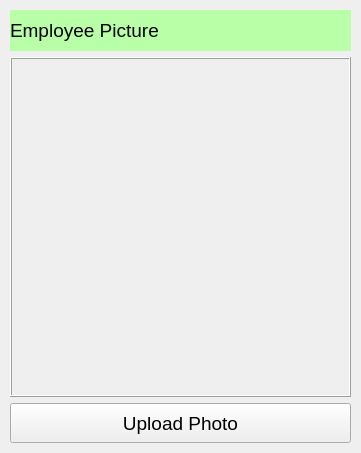
    <widget class="QWidget" name="verticalLayoutWidget">
     <property name="geometry">
      <rect>
       <x>2640</x>
       <y>130</y>
       <width>361</width>
       <height>453</height>
      </rect>
     </property>
     <layout class="QVBoxLayout" name="verticalLayout" stretch="0,0,0">
      <property name="leftMargin">
       <number>10</number>
      </property>
      <property name="topMargin">
       <number>10</number>
      </property>
      <property name="rightMargin">
       <number>10</number>
      </property>
      <property name="bottomMargin">
       <number>10</number>
      </property>
      <item>
       <widget class="QLabel" name="label">
        <property name="sizePolicy">
         <sizepolicy hsizetype="Fixed" vsizetype="Fixed">
          <horstretch>0</horstretch>
          <verstretch>0</verstretch>
         </sizepolicy>
        </property>
        <property name="minimumSize">
         <size>
          <width>340</width>
          <height>40</height>
         </size>
        </property>
        <property name="maximumSize">
         <size>
          <width>341</width>
          <height>41</height>
         </size>
        </property>
        <property name="font">
         <font>
          <pointsize>14</pointsize>
         </font>
        </property>
        <property name="styleSheet">
         <string notr="true">background-color: rgb(184, 255, 168);</string>
        </property>
        <property name="text">
         <string>Employee Picture</string>
        </property>
       </widget>
      </item>
      <item>
       <widget class="QLabel" name="employee_image">
        <property name="sizePolicy">
         <sizepolicy hsizetype="Fixed" vsizetype="Fixed">
          <horstretch>0</horstretch>
          <verstretch>0</verstretch>
         </sizepolicy>
        </property>
        <property name="minimumSize">
         <size>
          <width>340</width>
          <height>340</height>
         </size>
        </property>
        <property name="maximumSize">
         <size>
          <width>341</width>
          <height>341</height>
         </size>
        </property>
        <property name="acceptDrops">
         <bool>true</bool>
        </property>
        <property name="frameShape">
         <enum>QFrame::Box</enum>
        </property>
        <property name="frameShadow">
         <enum>QFrame::Raised</enum>
        </property>
        <property name="text">
         <string/>
        </property>
        <property name="pixmap">
         <pixmap>media/placeholder_image.jpg</pixmap>
        </property>
        <property name="scaledContents">
         <bool>true</bool>
        </property>
        <property name="margin">
         <number>3</number>
        </property>
       </widget>
      </item>
      <item>
       <widget class="QPushButton" name="upload_picture">
        <property name="sizePolicy">
         <sizepolicy hsizetype="Fixed" vsizetype="Fixed">
          <horstretch>0</horstretch>
          <verstretch>0</verstretch>
         </sizepolicy>
        </property>
        <property name="minimumSize">
         <size>
          <width>340</width>
          <height>40</height>
         </size>
        </property>
        <property name="maximumSize">
         <size>
          <width>341</width>
          <height>41</height>
         </size>
        </property>
        <property name="font">
         <font>
          <pointsize>14</pointsize>
         </font>
        </property>
        <property name="text">
         <string>Upload Photo</string>
        </property>
       </widget>
      </item>
     </layout>
    </widget>
